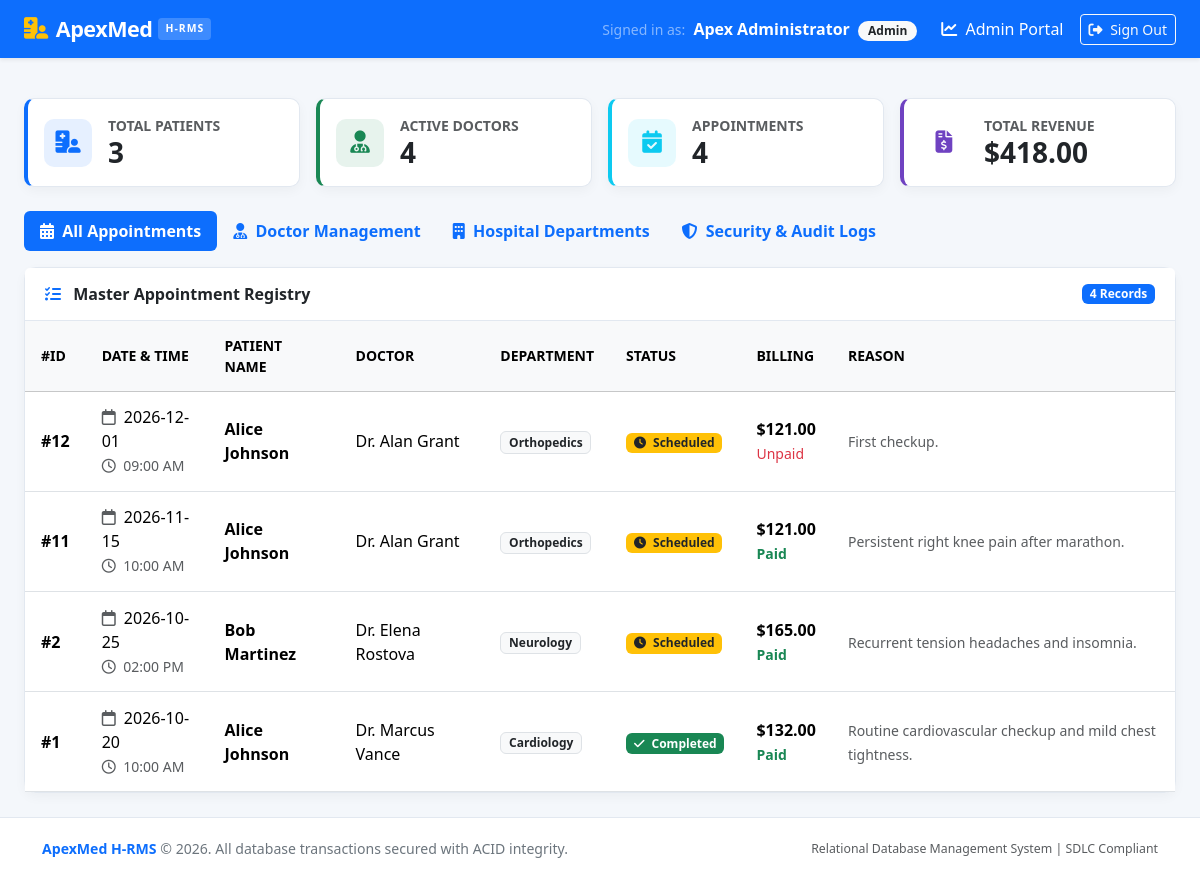
The page /admin/dashboard (signed in) on the database its author committed.
### tables this page shows
CREATE TABLE appointments (
            appointment_id INTEGER PRIMARY KEY AUTOINCREMENT,
            patient_id INTEGER NOT NULL,
            doctor_id INTEGER NOT NULL,
            appointment_date TEXT NOT NULL,
            appointment_time TEXT NOT NULL,
            status TEXT DEFAULT 'Scheduled' CHECK(status IN ('Scheduled', 'Completed', 'Cancelled', 'In-Progress')),
            reason_for_visit TEXT,
            created_at TIMESTAMP DEFAULT CURRENT_TIMESTAMP,
            FOREIGN KEY (patient_id) REFERENCES patients(patient_id) ON DELETE CASCADE,
            FOREIGN KEY (doctor_id) REFERENCES doctors(doctor_id) ON DELETE CASCADE,
            UNIQUE(doctor_id, appointment_date, appointment_time)
        );

CREATE TABLE users (
            user_id INTEGER PRIMARY KEY AUTOINCREMENT,
            email TEXT NOT NULL UNIQUE,
            password_hash TEXT NOT NULL,
            full_name TEXT NOT NULL,
            role TEXT NOT NULL CHECK(role IN ('admin', 'doctor', 'patient')),
            phone TEXT,
            is_active INTEGER DEFAULT 1,
            created_at TIMESTAMP DEFAULT CURRENT_TIMESTAMP
        );

CREATE TABLE departments (
            department_id INTEGER PRIMARY KEY AUTOINCREMENT,
            department_name TEXT NOT NULL UNIQUE,
            description TEXT,
            head_doctor TEXT,
            created_at TIMESTAMP DEFAULT CURRENT_TIMESTAMP
        );

### app.py (the view)
@app.route("/admin/dashboard")
def admin_dashboard():
    user = get_current_user()
    if not user or user["role"] != "admin":
        flash("Unauthorized access. Admin privileges required.", "danger")
        return redirect(url_for("login"))
    conn = get_db()
    cursor = conn.cursor()
    cursor.execute("SELECT COUNT(*) AS total_patients FROM patients;")
    total_patients = cursor.fetchone()["total_patients"]
    cursor.execute("SELECT COUNT(*) AS total_doctors FROM doctors;")
    total_doctors = cursor.fetchone()["total_doctors"]
    cursor.execute("SELECT COUNT(*) AS total_appointments FROM appointments;")
    total_appointments = cursor.fetchone()["total_appointments"]
    cursor.execute("SELECT COALESCE(SUM(total_amount), 0.0) AS total_revenue FROM billings WHERE payment_status = 'Paid';")
    total_revenue = cursor.fetchone()["total_revenue"]
    cursor.execute("""
        SELECT d.doctor_id, u.full_name, u.email, u.phone, dept.department_name,
               d.specialization, d.qualification, d.consultation_fee, d.available_days
        FROM doctors d
        JOIN users u ON d.user_id = u.user_id
        JOIN departments dept ON d.department_id = dept.department_id
        ORDER BY d.doctor_id ASC;
    """)
    doctors_list = cursor.fetchall()
    cursor.execute("SELECT * FROM departments ORDER BY department_id ASC;")
    departments_list = cursor.fetchall()
    cursor.execute("""
        SELECT a.appointment_id, a.appointment_date, a.appointment_time, a.status, a.reason_for_visit,
               pu.full_name AS patient_name, du.full_name AS doctor_name, dept.department_name,
               COALESCE(b.payment_status, 'Unbilled') AS payment_status,
               COALESCE(b.total_amount, 0.0) AS bill_amount
        FROM appointments a
        JOIN patients p ON a.patient_id = p.patient_id
        JOIN users pu ON p.user_id = pu.user_id
        JOIN doctors d ON a.doctor_id = d.doctor_id
        JOIN users du ON d.user_id = du.user_id
        JOIN departments dept ON d.department_id = dept.department_id
        LEFT JOIN billings b ON a.appointment_id = b.appointment_id
        ORDER BY a.appointment_date DESC, a.appointment_time DESC;
    """)
    appointments_list = cursor.fetchall()
    cursor.execute("""
        SELECT l.log_id, l.action, l.details, l.ip_address, l.timestamp,
               COALESCE(u.email, 'SYSTEM/ANONYMOUS') AS user_email
        FROM audit_logs l
        LEFT JOIN users u ON l.user_id = u.user_id
        ORDER BY l.log_id DESC LIMIT 20;
    """)
    audit_logs = cursor.fetchall()
    conn.close()
    return render_template(
        "dashboard_admin.html",
        total_patients=total_patients,
        total_doctors=total_doctors,
        total_appointments=total_appointments,
        total_revenue=total_revenue,
        doctors=doctors_list,
        departments=departments_list,
        appointments=appointments_list,
        audit_logs=audit_logs
    )

### app.py (called while the page is built)
def get_current_user():
    if "user_id" in session:
        return {
            "user_id": session["user_id"],
            "email": session["email"],
            "full_name": session["full_name"],
            "role": session["role"]
        }
    return None

@app.context_processor
def inject_user():
    return dict(current_user=get_current_user())

### database.py (called while the page is built)
def get_db():
    conn = sqlite3.connect(DB_PATH)
    conn.row_factory = sqlite3.Row
    conn.execute("PRAGMA foreign_keys = ON;")
    return conn

### templates/dashboard_admin.html (shortened to what this page needs)
{% extends "base.html" %}
{% block content %}
<div class="container-fluid px-lg-4 py-4">
    <div class="row g-3 mb-4">
        <div class="col-sm-6 col-xl-3">
            <div class="card kpi-card h-100 p-3">
                <div class="d-flex align-items-center">
                    <div class="kpi-icon bg-primary bg-opacity-10 text-primary me-3">
                        <i class="fa-solid fa-hospital-user"></i>
                    </div>
                    <div>
                        <div class="text-muted small text-uppercase fw-semibold">Total Patients</div>
                        <div class="h3 fw-bold mb-0 text-dark">{{ total_patients }}</div>
                    </div>
                </div>
            </div>
        </div>
        <div class="col-sm-6 col-xl-3">
            <div class="card kpi-card kpi-green h-100 p-3">
                <div class="d-flex align-items-center">
                    <div class="kpi-icon bg-success bg-opacity-10 text-success me-3">
                        <i class="fa-solid fa-user-doctor"></i>
                    </div>
                    <div>
                        <div class="text-muted small text-uppercase fw-semibold">Active Doctors</div>
                        <div class="h3 fw-bold mb-0 text-dark">{{ total_doctors }}</div>
                    </div>
                </div>
            </div>
        </div>
        <div class="col-sm-6 col-xl-3">
            <div class="card kpi-card kpi-teal h-100 p-3">
                <div class="d-flex align-items-center">
                    <div class="kpi-icon bg-info bg-opacity-10 text-info me-3">
                        <i class="fa-solid fa-calendar-check"></i>
                    </div>
                    <div>
                        <div class="text-muted small text-uppercase fw-semibold">Appointments</div>
                        <div class="h3 fw-bold mb-0 text-dark">{{ total_appointments }}</div>
                    </div>
                </div>
            </div>
        </div>
        <div class="col-sm-6 col-xl-3">
            <div class="card kpi-card kpi-purple h-100 p-3">
                <div class="d-flex align-items-center">
                    <div class="kpi-icon bg-purple bg-opacity-10 text-purple me-3" style="color: #6f42c1;">
                        <i class="fa-solid fa-file-invoice-dollar"></i>
                    </div>
                    <div>
                        <div class="text-muted small text-uppercase fw-semibold">Total Revenue</div>
                        <div class="h3 fw-bold mb-0 text-dark">${{ "%.2f"|format(total_revenue) }}</div>
                    </div>
                </div>
            </div>
        </div>
    </div>
    <ul class="nav nav-pills mb-3" id="adminTabs" role="tablist">
        <li class="nav-item" role="presentation">
            <button class="nav-link active fw-semibold" id="appts-tab" data-bs-toggle="pill" data-bs-target="#appts" type="button" role="tab">
                <i class="fa-solid fa-calendar-days me-1"></i> All Appointments
            </button>
        </li>
        <li class="nav-item" role="presentation">
            <button class="nav-link fw-semibold" id="doctors-tab" data-bs-toggle="pill" data-bs-target="#doctors" type="button" role="tab">
                <i class="fa-solid fa-user-doctor me-1"></i> Doctor Management
            </button>
        </li>
        <li class="nav-item" role="presentation">
            <button class="nav-link fw-semibold" id="depts-tab" data-bs-toggle="pill" data-bs-target="#depts" type="button" role="tab">
                <i class="fa-solid fa-building me-1"></i> Hospital Departments
            </button>
        </li>
        <li class="nav-item" role="presentation">
            <button class="nav-link fw-semibold" id="audit-tab" data-bs-toggle="pill" data-bs-target="#audit" type="button" role="tab">
                <i class="fa-solid fa-shield-halved me-1"></i> Security & Audit Logs
            </button>
        </li>
    </ul>
    <div class="tab-content" id="adminTabsContent">
        <div class="tab-pane fade show active" id="appts" role="tabpanel">
            <div class="card">
                <div class="card-header d-flex justify-content-between align-items-center">
                    <h6 class="mb-0 fw-bold"><i class="fa-solid fa-list-check me-2 text-primary"></i> Master Appointment Registry</h6>
                    <span class="badge bg-primary">{{ appointments|length }} Records</span>
                </div>
                <div class="table-responsive">
                    <table class="table table-hover align-middle mb-0">
                        <thead class="table-light small text-uppercase">
                            <tr>
                                <th>#ID</th>
                                <th>Date & Time</th>
                                <th>Patient Name</th>
                                <th>Doctor</th>
                                <th>Department</th>
                                <th>Status</th>
                                <th>Billing</th>
                                <th>Reason</th>
                            </tr>
                        </thead>
                        <tbody>
                            {% for a in appointments %}
                            <tr>
                                <td class="fw-bold">#{{ a.appointment_id }}</td>
                                <td>
                                    <div><i class="fa-regular fa-calendar me-1 text-muted"></i> {{ a.appointment_date }}</div>
                                    <small class="text-muted"><i class="fa-regular fa-clock me-1"></i> {{ a.appointment_time }}</small>
                                </td>
                                <td><span class="fw-semibold">{{ a.patient_name }}</span></td>
                                <td>{{ a.doctor_name }}</td>
                                <td><span class="badge bg-light text-dark border">{{ a.department_name }}</span></td>
                                <td>
                                    {% if a.status == 'Scheduled' %}
                                        <span class="badge bg-warning text-dark"><i class="fa-solid fa-clock me-1"></i> Scheduled</span>
                                    {% elif a.status == 'Completed' %}
                                        <span class="badge bg-success"><i class="fa-solid fa-check me-1"></i> Completed</span>
                                    {% elif a.status == 'In-Progress' %}
                                        <span class="badge bg-primary">In-Progress</span>
                                    {% else %}
                                        <span class="badge bg-danger">Cancelled</span>
                                    {% endif %}
                                </td>
                                <td>
                                    <div class="fw-semibold">${{ "%.2f"|format(a.bill_amount) }}</div>
                                    <small class="{% if a.payment_status == 'Paid' %}text-success fw-bold{% else %}text-danger{% endif %}">
                                        {{ a.payment_status }}
                                    </small>
                                </td>
                                <td><small class="text-muted">{{ a.reason_for_visit or 'General Consultation' }}</small></td>
                            </tr>
                            {% else %}
                            <tr><td colspan="8" class="text-center text-muted py-4">No appointments recorded yet.</td></tr>
                            {% endfor %}
                        </tbody>
                    </table>
                </div>
            </div>
        </div>
    </div>
</div>
{% endblock %}

### static/css/style.css (style rules this page uses)
:root { --primary-blue: #0d6efd; --primary-dark: #0a4da2; --accent-teal: #0dcaf0; --medical-green: #198754; --dark-navy: #111c2d; --card-bg: #ffffff; --body-bg: #f4f7fb; --text-main: #2b3445; --text-muted: #6c757d; --border-color: #e2e8f0; }
body { background-color: var(--body-bg); color: var(--text-main); font-family: 'Segoe UI', system-ui, -apple-system, BlinkMacSystemFont, Roboto, sans-serif; min-height: 100vh; display: flex; flex-direction: column; }
.card { border: 1px solid var(--border-color); border-radius: 12px; box-shadow: 0 4px 12px rgba(0, 0, 0, 0.04); background-color: #fff; transition: transform 0.2s ease, box-shadow 0.2s ease; }
.card-header { background-color: #ffffff; border-bottom: 1px solid var(--border-color); font-weight: 600; padding: 1rem 1.25rem; }
.kpi-card { border-left: 4px solid var(--primary-blue); border-radius: 10px; }
.kpi-card.kpi-green { border-left-color: var(--medical-green); }
.kpi-card.kpi-teal { border-left-color: var(--accent-teal); }
.kpi-card.kpi-purple { border-left-color: #6f42c1; }
.kpi-icon { width: 48px; height: 48px; border-radius: 10px; display: flex; align-items: center; justify-content: center; font-size: 1.4rem; }
.table > :not(caption) > * > * { padding: 0.85rem 1rem; vertical-align: middle; }

### rows shown on the page
appointments: appointment_id "12", appointment_date "2026-12-01", appointment_time "09:00 AM", patient_name "Alice Johnson", doctor_name "Dr. Alan Grant", department_name "Orthopedics", status "Scheduled" (drawn), bill_amount "121.00", payment_status "Unpaid", reason_for_visit "First checkup."
appointments: appointment_id "11", appointment_date "2026-11-15", appointment_time "10:00 AM", patient_name "Alice Johnson", doctor_name "Dr. Alan Grant", department_name "Orthopedics", status "Scheduled" (drawn), bill_amount "121.00", payment_status "Paid", reason_for_visit "Persistent right knee pain after marathon."
appointments: appointment_id "2", appointment_date "2026-10-25", appointment_time "02:00 PM", patient_name "Bob Martinez", doctor_name "Dr. Elena Rostova", department_name "Neurology", status "Scheduled" (drawn), bill_amount "165.00", payment_status "Paid", reason_for_visit "Recurrent tension headaches and insomnia."
appointments: appointment_id "1", appointment_date "2026-10-20", appointment_time "10:00 AM", patient_name "Alice Johnson", doctor_name "Dr. Marcus Vance", department_name "Cardiology", status "Completed" (drawn), bill_amount "132.00", payment_status "Paid", reason_for_visit "Routine cardiovascular checkup and mild chest tightness."

### other values the page prints
{{ current_user.full_name }} "Apex Administrator"
{{ current_user.role }} "Admin"
{{ total_patients }} "3"
{{ total_doctors }} "4"
{{ total_appointments }} "4"
{{ "%.2f"|format(total_revenue) }} "418.00"
{{ appointments|length }} "4"
